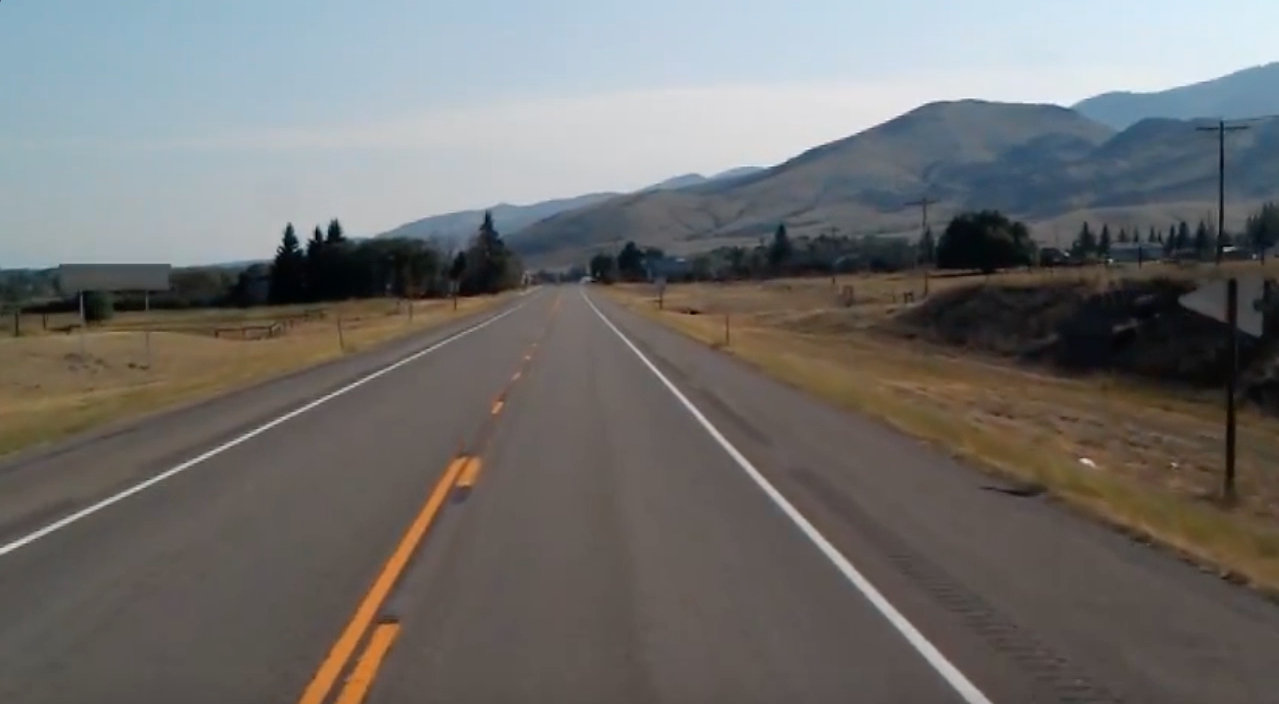
#> input picture Lane Detection/test_image.jpg, 1279 x 704 px, given in place of vid1.mp4, which was not available
$ python LaneDetectionModule.py
#> lines starting #> are read from the running program, lines starting #| are printed output that depends on the picture; after the words box and inside, x2 and y2 are one past the last pixel; in counts of white or black regions, pixels touching at a corner belong together; pictures that were not available may be replaced by others from this repository, and a replacement may not be noted
### Lane Detection/utilis.py
import cv2
import numpy as np

def thresholding(img):
    imgHsv = cv2.cvtColor(img,cv2.COLOR_BGR2HSV)
    lowerWhite = np.array([80,0,0])
    upperWhite = np.array([255,160,255])
    maskWhite = cv2.inRange(imgHsv,lowerWhite,upperWhite)
    return maskWhite

def warpImg(img,points,w,h,inv = False):
    pts1 = np.float32(points)
    pts2 = np.float32([[0,0],[w,0],[0,h],[w,h]])
    if inv:
        matrix = cv2.getPerspectiveTransform(pts2, pts1)
    else:
        matrix = cv2.getPerspectiveTransform(pts1,pts2)
    imgWarp = cv2.warpPerspective(img,matrix,(w,h))
    return imgWarp

def nothing(a):
    pass

def initializeTrackbars(intialTracbarVals,wT=480, hT=240):
    cv2.namedWindow("Trackbars")
    cv2.resizeWindow("Trackbars", 360, 240)
    cv2.createTrackbar("Width Top", "Trackbars", intialTracbarVals[0],wT//2, nothing)
    cv2.createTrackbar("Height Top", "Trackbars", intialTracbarVals[1], hT, nothing)
    cv2.createTrackbar("Width Bottom", "Trackbars", intialTracbarVals[2],wT//2, nothing)
    cv2.createTrackbar("Height Bottom", "Trackbars", intialTracbarVals[3], hT, nothing)

def valTrackbars(wT=480, hT=240):
    widthTop = cv2.getTrackbarPos("Width Top", "Trackbars")
    heightTop = cv2.getTrackbarPos("Height Top", "Trackbars")
    widthBottom = cv2.getTrackbarPos("Width Bottom", "Trackbars")
    heightBottom = cv2.getTrackbarPos("Height Bottom", "Trackbars")
    points = np.float32([(widthTop, heightTop), (wT-widthTop, heightTop),
                      (widthBottom , heightBottom ), (wT-widthBottom, heightBottom)])
    return points

def drawPoints(img,points):
    for x in range(4):
        cv2.circle(img,(int(points[x][0]),int(points[x][1])),15,(0,0,255),cv2.FILLED)
    return img

def getHistogram(img,minPer=0.1,display= False,region=1):

    if region ==1:
        histValues = np.sum(img, axis=0)
    else:
        histValues = np.sum(img[img.shape[0]//region:,:], axis=0)

    #print(histValues)
    maxValue = np.max(histValues)
    minValue = minPer*maxValue

    indexArray = np.where(histValues >= minValue)
    basePoint = int(np.average(indexArray))
    #print(basePoint)

    if display:
        imgHist = np.zeros((img.shape[0],img.shape[1],3),np.uint8)
        for x,intensity in enumerate(histValues):
            cv2.line(imgHist,(x,img.shape[0]),(x,img.shape[0]-intensity//255//region),(255,0,255),1)
            cv2.circle(imgHist,(basePoint,img.shape[0]),20,(0,255,255),cv2.FILLED)
        return basePoint,imgHist

    return basePoint

# [30 lines left out: function stackImages, not called in this run]

### Lane Detection/LaneDetectionModule.py
import cv2
import numpy as np
import matplotlib.pyplot as plt
import utilis


curveList=[]
avgVal=10

def getLaneCurve(img, display=2):
    imgCopy= img.copy()
    imgResult= img.copy()
    imgThres= utilis.thresholding(img)

    hT, wT, c= img.shape
    points= utilis.valTrackbars()
    imgWrap= utilis.warpImg(imgThres, points, wT, hT)
    imgWrapPoints= utilis.drawPoints(imgCopy, points)

    middlePoint, imgHist = utilis.getHistogram(imgWrap, display= True, minPer=0.5, region=4)
    curveAveragePoint, imgHist= utilis.getHistogram(imgWrap, display=True, minPer=0.9 )
    curveRaw = curveAveragePoint - middlePoint

    curveList.append(curveRaw)
    if len(curveList)>avgVal:
        curveList.pop(0)
    curve = int(sum(curveList)/len(curveList))

    if display!=0:
        imgInWrap= utilis.wrapImg(imgWrap, points, wT, hT, inv=True)
        imgInWrap = cv2.cvtColor(imgInWrap, cv2.COLOR_GRAY2BGR)
        imgInWrap[0:hT//3, 0:wT]==0,0,0
        imgLaneColor=np.zeros_like(img)
        imgLaneColor[:]=0,255,0
        imgLaneColor=cv2.bitwise_and(imgInWrap, imgLaneColor)
        imgResult= cv2.addWeighted(imgResult, 1, imgLaneColor, 1,0)
        midY= 450
        cv2.putText(imgResult, str(curve), (wT//2-80,85), cv2.FONT_HERSHEY_COMPLEX, 2, (255,0,255),3)
        cv2.line(imgResult, (wT//2, midY),(wT//2+(curve*3),midY),(255,0,255),5)
        cv2.line(imgResult,((wT//2+(curve*3)),midY-25),(wT//2+(curve*3),midY+25),(0,255,0),5)
        for x in range(-30, 30):
            w= wT//20
            cv2.line(imgResult, (w * x+ int(curve//50),midY-10),(w * x + int(curve//50), midY+10),(0,0,255),2)
        #fps=cv2.getTickFrequency()/(cv2.getTickCount()-timer);
        #cv2.putText(imgResult, 'FPS'+str(int(fps)),(20,40),cv2.FONT_HERSHEY_SIMPLEX, 1, (230, 50,50),3);

    if display == 2:
        imgStacked = utilis.stackImages(0.7, ([img, imgWrapPoints, imgWrap],[imgHist, imgLaneColor, imgResult]))
        cv2.imshow('ImageStack', imgStacked)
    elif display == 1:
        cv2.imshow('Resutlt', imgResult)

    curve = curve/100
    if curve>1: curve ==1
    if curve<-1:curve == -1
    return curve


if __name__ == '__main__':
    cap = cv2.VideoCapture('vid1.mp4')
    intialTrackBarVals = [102, 80, 20, 214 ]
    utilis.initializeTrackbars(intialTrackBarVals)
    frameCounter = 0
    while True:
        frameCounter += 1
        if cap.get(cv2.CAP_PROP_FRAME_COUNT) == frameCounter:
            cap.set(cv2.CAP_PROP_POS_FRAMES, 0)
            frameCounter = 0

        success, img = cap.read()
#> img is the input picture: shape (704, 1279, 3); mean B, G, R 109.7, 111.3, 112.3
        img = cv2.resize(img,(480,240))
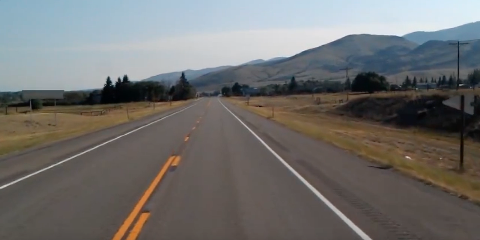
#> img: shape (240, 480, 3); mean B, G, R 109.6, 111.2, 112.3
        curve = getLaneCurve(img,display=2)
#> in thresholding, `imgHsv = cv2.cvtColor(img,cv2.COLOR_BGR2HSV)`: imgHsv: shape (240, 480, 3); mean H, S, V 51.2, 49.7, 121.6
#> in thresholding, `maskWhite = cv2.inRange(imgHsv,lowerWhite,upperWhite)`:
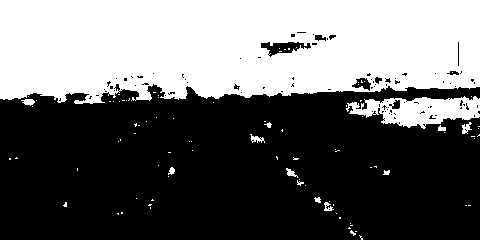
#> maskWhite: shape (240, 480); 41.1% white; 94 white regions (81 under 20 px), largest, box (x1, y1, x2, y2) and area: (0, 0, 480, 104) 44050, (346, 96, 480, 129) 2561, (462, 122, 472, 134) 67
#> in warpImg, `imgWarp = cv2.warpPerspective(img,matrix,(w,h))`:
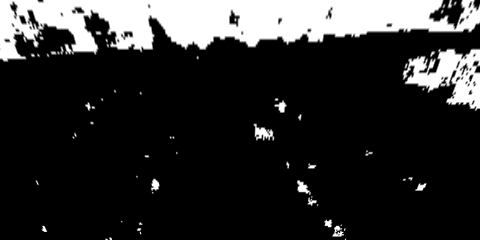
#> imgWarp: shape (240, 480); min 0, max 255, mean 44.4
#> after the loop in drawPoints, `for x in range(4):`:
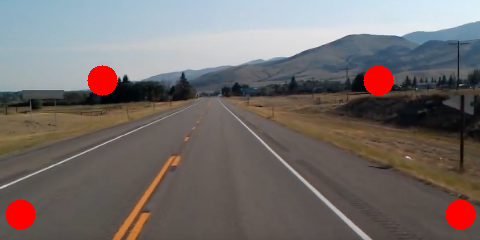
#> img: shape (240, 480, 3); mean B, G, R 107.5, 109.1, 116.4
#> in getHistogram, `histValues = np.sum(img[img.shape[0]//region:,:], axis=0)`: histValues = 480 values, max 10955 at index 472, min 0 at index 0, mean 1499.1
#> in getHistogram, `maxValue = np.max(histValues)`: maxValue = 10955
#> in getHistogram, `minValue = minPer*maxValue`: minValue = 5477.5
#> in getHistogram, `basePoint = int(np.average(indexArray))`: basePoint = 448
#> the loop in getHistogram, `for x,intensity in enumerate(histValues):` made 480 passes
#> intensity on passes 1 to 3: 0, 0, 19
#> after the loop in getHistogram, `for x,intensity in enumerate(histValues):`:
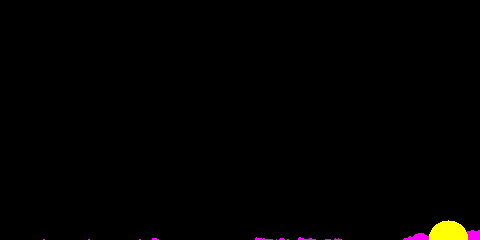
#> imgHist: shape (240, 480, 3); mean of channels 0, 1, 2 0.8, 1.3, 2.1; drawn as B, G, R
#> call 2 of getHistogram, with minPer = 0.9, display = True, region = 1
#> in getHistogram (call 2), `histValues = np.sum(img, axis=0)`: histValues = 480 values, max 20877 at index 472, min 4589 at index 98, mean 10654.7
#> in getHistogram (call 2), `maxValue = np.max(histValues)`: maxValue = 20877
#> in getHistogram (call 2), `minValue = minPer*maxValue`: minValue = 18789.3
#> in getHistogram (call 2), `indexArray = np.where(histValues >= minValue)`: indexArray = ([468, 471, 472, 473],)
#> in getHistogram (call 2), `basePoint = int(np.average(indexArray))`: basePoint = 471
#> the loop in getHistogram (call 2), `for x,intensity in enumerate(histValues):` made 480 passes
#> intensity on passes 1 to 3: 14939, 15029, 15161
#> after the loop in getHistogram (call 2), `for x,intensity in enumerate(histValues):`:
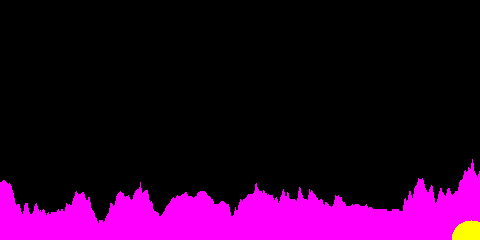
#> imgHist: shape (240, 480, 3); mean of channels 0, 1, 2 42.8, 1, 43.8; drawn as B, G, R
#> in getLaneCurve, `curveRaw = curveAveragePoint - middlePoint`: curveRaw = 23
#> (the run stopped early here; a loop or call above may not have finished)
